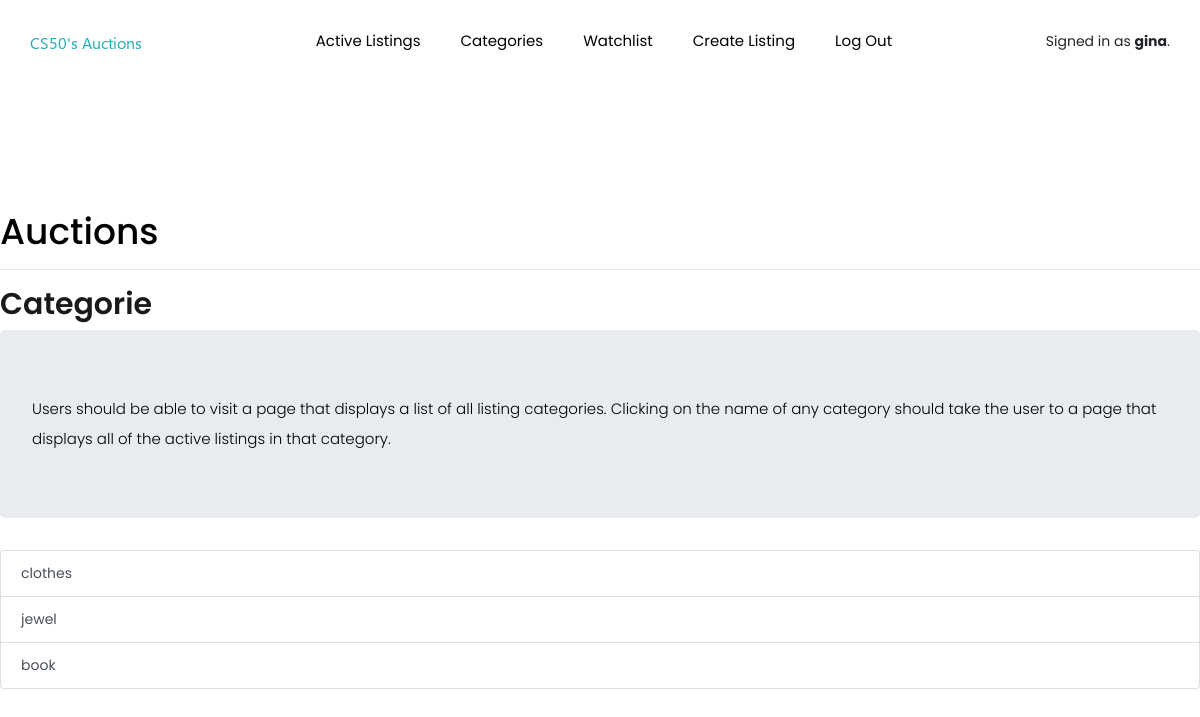
Page /categorie (signed in) on the committed database.
### auctions/models.py (models this page shows)
class User(AbstractUser):
    watchlist = models.ManyToManyField(Listing, related_name='watchers', blank=True)

class Categorie(models.Model):
    description = models.CharField(max_length=64)
    def __str__(self):
        return f"{self.description}"

### auctions/views.py (the view)
# urls.py: path("categorie", views.categorie, name="categorie"),
def categorie(request):
    categories = Categorie.objects.all()
    return render(request, "auctions/categorie.html",{
        "categories" : categories
    })

### auctions/templates/auctions/categorie.html
{% extends "auctions/layout.html" %}
{% block body %}
    <h2>Categorie</h2>
    <div class="jumbotron">
        <p>Users should be able to visit a page that displays a list of all listing categories.
        Clicking on the name of any category should take the user to a page that displays all of the active listings in that category.</p>
    </div>
    <div class="list-group">
        {% for categorie in categories %}
            <a href="{% url 'listing_categorie' categorie.id %}" class="list-group-item list-group-item-action">{{ categorie }}</a>
        {% endfor %}
    </div>
{% endblock %}

### auctions/templates/auctions/layout.html (shortened to what this page needs)
{% load static %}
<!DOCTYPE html>
<html lang="en">
    <head>
        <link rel="stylesheet" href="https://stackpath.bootstrapcdn.com/bootstrap/4.4.1/css/bootstrap.min.css">
        <link href="{% static 'auctions/styles.css' %}" rel="stylesheet">
        <link rel="stylesheet" href="{% static 'auctions/theme/animate.css' %}">
        <link rel="stylesheet" href="{% static 'auctions/theme/all.css' %}">
        <link rel="stylesheet" href="{% static 'auctions/theme/flaticon.css' %}">
        <link rel="stylesheet" href="{% static 'auctions/theme/themify-icons.css' %}">
        <link rel="stylesheet" href="{% static 'auctions/theme/magnific-popup.css' %}">
        <link rel="stylesheet" href="{% static 'auctions/theme/slick.css' %}">
        <link rel="stylesheet" href="{% static 'auctions/theme/style.css' %}">
    </head>
    <body>
	<header class="main_menu home_menu">
        <div class="container">
            <div class="row align-items-center">
                <div class="col-lg-12">
                    <nav class="navbar navbar-expand-lg navbar-light">
                        <a class="navbar-brand" href="index.html"> <img src="{% static 'auctions/img/logo.png' %}" alt="auction_logo"> </a>
                        <div class="collapse navbar-collapse main-menu-item" id="navbarSupportedContent">
                            <ul class="navbar-nav">
                                <li class="nav-item">
                                    <a class="nav-link" href="{% url 'index' %}">Active Listings</a>
                                </li>
                                <li class="nav-item">
                                    <a class="nav-link" href="{% url 'categorie' %}">Categories</a>
                                </li>
                                {% if user.is_authenticated %}
                                <li class="nav-item">
                                    <a class="nav-link" href="{% url 'watchlist' %}">Watchlist</a>
                                </li>
                                <li class="nav-item">
                                    <a class="nav-link" href="{% url 'create' %}">Create listing</a>
                                </li>
                                <li class="nav-item">
                                    <a class="nav-link" href="{% url 'logout' %}">Log out</a>
                                </li>
                                {% endif %}
                            </ul>
                        </div>
                        <span>
                        {% if user.is_authenticated %}
                            Signed in as <strong>{{ user.username }}</strong>.
                        {% else %}
                            Not signed in.
                        {% endif %}
                        </span>
                    </nav>
                </div>
            </div>
        </div>
    </header>
    <br><br><br><br><br><br><br><br><br><br>
        <h1>Auctions</h1>
        <hr>
        {% block body %}
        {% endblock %}
    </body>
</html>

### auctions/static/auctions/styles.css (style rules this page uses)
body { padding: 10px; }

### rows in the picture
User: username "gina"
Categorie: description "clothes"
Categorie: description "jewel"
Categorie: description "book"
